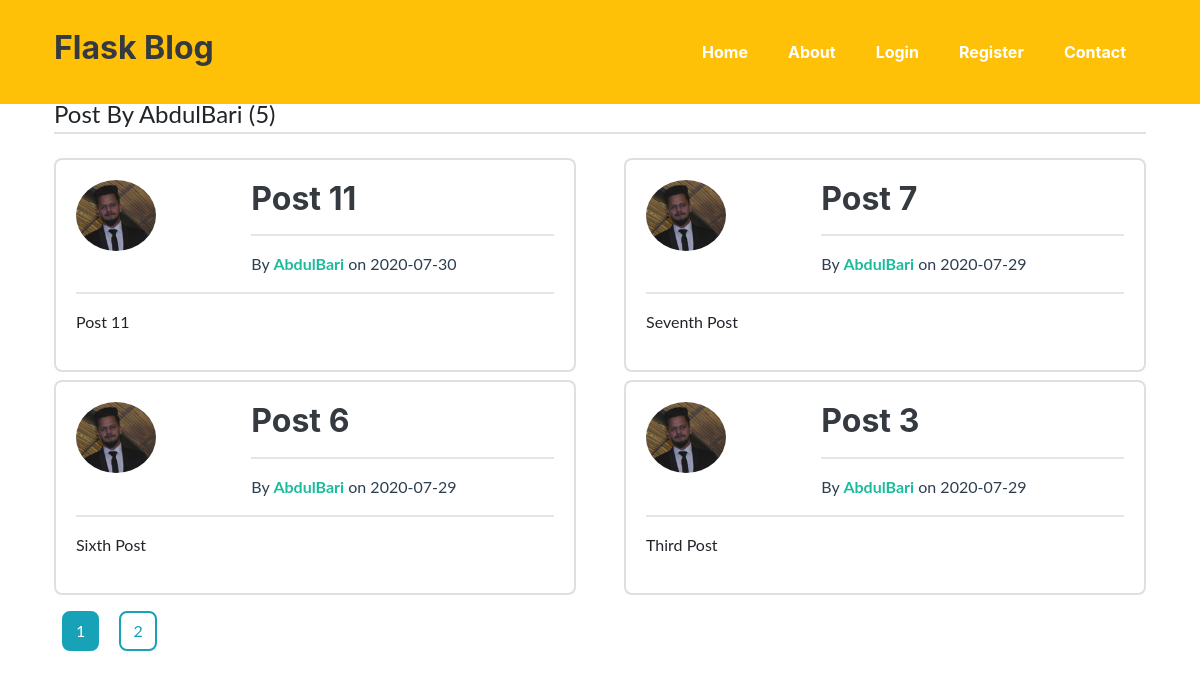
/user/AbdulBari, run on an earlier commit of the app's database.
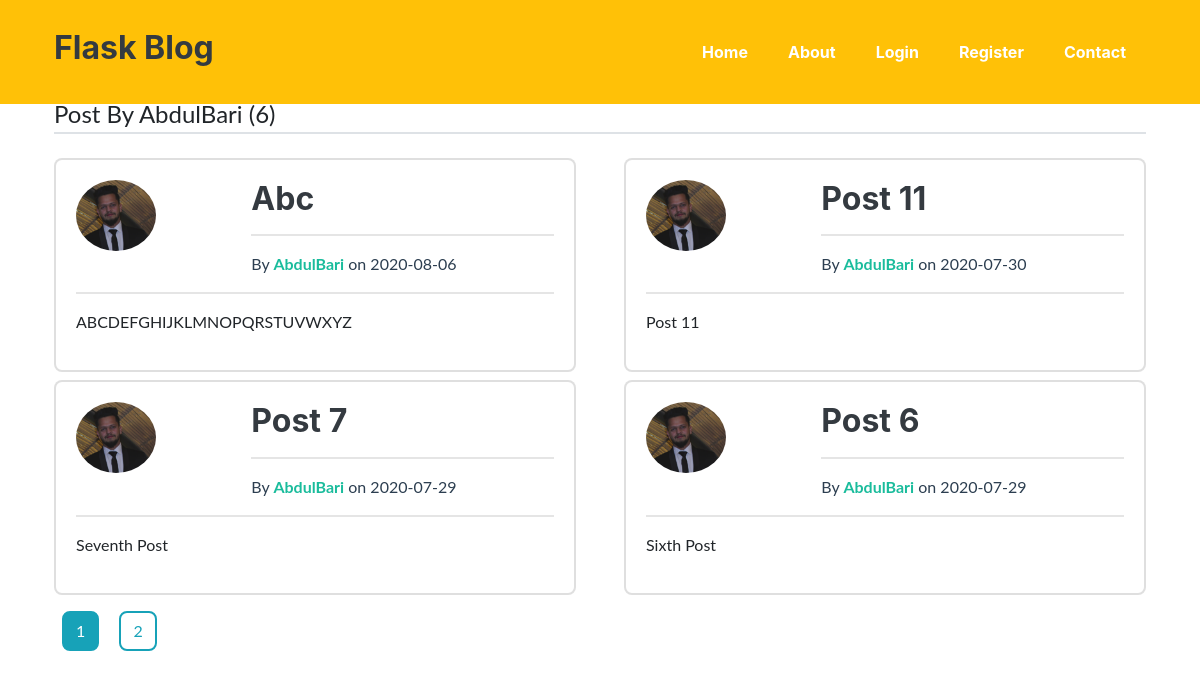
And on a later commit of the database.
### flaskblog/models.py (models this page shows, shortened)
class Post(db.Model):
	id = db.Column(db.Integer,primary_key=True)
	title = db.Column(db.String(100),nullable=False)
	date_posted = db.Column(db.DateTime,nullable=False,default=datetime.utcnow)
	content = db.Column(db.Text,nullable=False)
	user_id = db.Column(db.Integer,db.ForeignKey('user.id'),nullable=False)

class User(db.Model,UserMixin):
	id = db.Column(db.Integer,primary_key=True)
	username = db.Column(db.String(20),unique=True,nullable=False)
	email = db.Column(db.String(120),unique=True,nullable=False)
	image_file = db.Column(db.String(20),nullable=False,default='default.jpg')
	password = db.Column(db.String(60),nullable=False)
	posts = db.relationship('Post',backref='author',lazy=True)

### flaskblog/users/routes.py (the view)
@users.route("/user/<string:username>")
def user_posts(username):
	page = request.args.get('page',default=1,type=int)
	user = User.query.filter_by(username=username).first_or_404()
	posts = Post.query.filter_by(author=user).order_by(Post.date_posted.desc()).paginate(per_page=4,page=page)
	return render_template('user_posts.html', posts=posts,user=user)

### flaskblog/templates/user_posts.html
{% extends "layout.html" %}
{% block content %}
	<legend class="border-bottom mb-4">Post By {{user.username}} ({{ posts.total }})</legend>
	<div class="row">
	{% for post in posts.items %}
		<div class="col-6 mb-2">
			<div class="card">
			  <div class="card-body">
			  	<div class="row">
			  		<div class="col-4">
			  			<img class="rounded-circle" style="width:5rem;" src="{{url_for('static',filename='profile_pics/' + post.author.image_file)}}">
			  		</div>
			  		<div class="col-8">
			  			<a style="text-decoration: none;" href="{{ url_for('posts.post',post_id=post.id) }}"><h2 class="card-title text-dark">{{post.title}}</h2></a>
			  			<hr><p class="card-text text-secondary">By <a href="{{ url_for('users.user_posts',username=post.author.username) }}"><strong>{{post.author.username}}</strong></a> on {{ post.date_posted.strftime('%Y-%m-%d') }}</p>
			  		</div>
			  	</div>
			  	<hr>
			    <p>{{post.content}}</p>
			  </div>
			</div>
		</div>
	{% endfor %}
	<div class="col-12">
	{% for page_num in posts.iter_pages(left_edge=1,right_edge=1,left_current=1,right_current=2) %}
		{% if page_num %}
			{% if posts.page == page_num %}
				<a class="btn btn-info m-2" href="{{url_for('users.user_posts',username=user.username,page=page_num)}}">{{page_num}}</a>
			{% else %}
				<a class="btn btn-outline-info m-2" href="{{url_for('users.user_posts',username=user.username,page=page_num)}}">{{page_num}}</a>
			{% endif %}
		{% else %}
		 ...
		{% endif %}
	{% endfor %}
	</div>
	</div>
{% endblock content %}

What changed in the data, as far as the page shows it:
no longer on this page (row unchanged): Post: image_file (picture), title "Post 3", author.username "AbdulBari", date_posted "2020-07-29", content "Third Post"
added Post: image_file (picture), title "Abc", author.username "AbdulBari", date_posted "2020-08-06", content "ABCDEFGHIJKLMNOPQRSTUVWXYZ"
Also different on the page:
{{ posts.total }}: "5" → "6"
